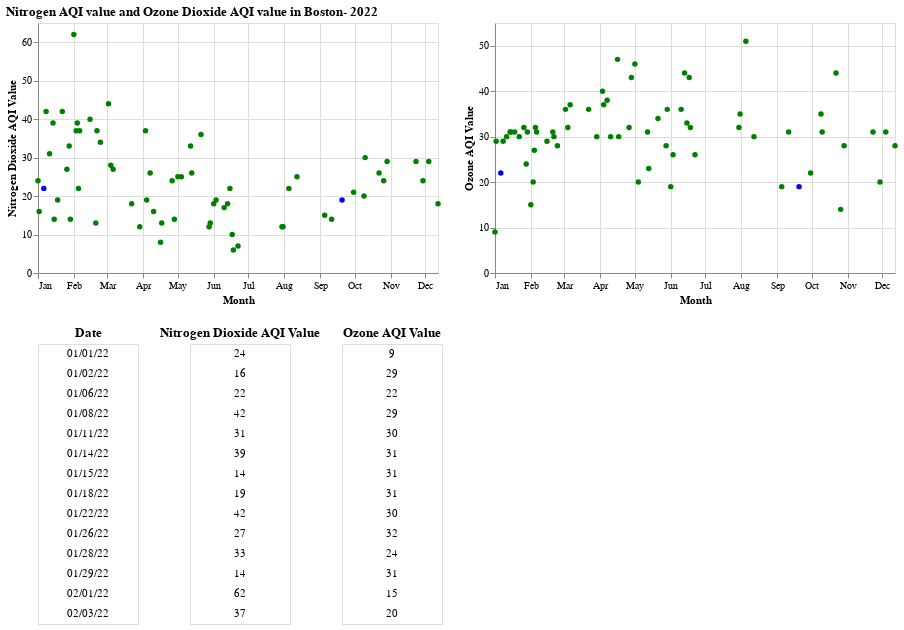

The cell this chart's notebook holds for it:
### Code cell
# Define the brush selection
brush = alt.selection_interval(encodings=['x', 'y'])

# Base chart for scatter plot
base = alt.Chart(merged_df4).mark_circle().encode(
    x=alt.X('Date:T', axis=alt.Axis(title='Month', format='%b'), timeUnit='monthdate'),
    opacity=alt.condition(brush,alt.value(1.0),alt.value(0.5))
).add_params(
    brush
).properties(
    width=400,
    height=250
)




# Scatter plot for Nitrogen Dioxide AQI Value
max_index = merged_df4['Nitrogen Dioxide AQI Value'].idxmax()

# Scatter plot for Nitrogen Dioxide AQI Value
chart_nitrogen = base.encode(
    y='Nitrogen Dioxide AQI Value',
    color=alt.condition(
        alt.datum['Nitrogen Dioxide AQI Value'] == alt.expr.max(alt.datum['Ozone AQI Value']),
        alt.value('blue'),  
        alt.value('green')  
    

),tooltip=[alt.Tooltip('Date:T', title='Date', format='%d/%m/%y'),'Nitrogen Dioxide AQI Value:Q']
                        
                            )

# Scatter plot for Ozone AQI Value
chart_ozone = base.encode(
    y='Ozone AQI Value', 
    color=alt.condition(
    alt.datum['Ozone AQI Value'] == alt.expr.max(alt.datum['Nitrogen Dioxide AQI Value']),
    alt.value('blue'),  
    alt.value('green')
),tooltip=[alt.Tooltip('Date:T', title='Date', format='%d/%m/%y'), 'Ozone AQI Value:Q']
                         )



# Combine scatter plots vertically
chart_nitrogen_and_ozone = alt.hconcat(chart_nitrogen, chart_ozone)

# Data tables
ranked_text = alt.Chart(merged_df4).mark_text(align='center').encode(
    y=alt.Y('row_number:O').axis(None)
).transform_filter(
    brush
).transform_window(
    row_number='row_number()'
).transform_filter(
    alt.datum.row_number < 15
)



name = ranked_text.encode(text='Site Name:N').properties(
    width=200,
    title=alt.Title(text='Site Name', align='center')
)
ndAQI = ranked_text.encode(text='Nitrogen Dioxide AQI Value:N').properties(
    width=100,
    title=alt.Title(text='Nitrogen Dioxide AQI Value', align='center')
)
ozAQI = ranked_text.encode(text='Ozone AQI Value:N').properties(
    width=100,
    title=alt.Title(text='Ozone AQI Value', align='center')
)
date = ranked_text.encode(text=alt.Text('Date:T', format='%m/%d/%y')).properties(
    width=100,
    title=alt.Title(text='Date', align='center')
)

text = alt.hconcat(date) # Combine data tables
text2 = alt.hconcat(ndAQI, ozAQI)
text3 = alt.hconcat(text, text2)

# Combine scatter plots and data tables horizontally
chart_nitrogen_and_ozone_with_table = alt.vconcat(chart_nitrogen_and_ozone, text3)

# Set the title
chart_nitrogen_and_ozone_with_table = chart_nitrogen_and_ozone_with_table.properties(
    title="Nitrogen AQI value and Ozone Dioxide AQI value in Boston- 2022"
)

chart_nitrogen_and_ozone_with_table

### Figure 1 — Vega-Lite specification as saved in the notebook (floating-point values rounded to 4 significant figures)
{"config": {"view": {"continuousWidth": 300, "continuousHeight": 300}}, "vconcat": [{"hconcat": [{"mark": {"type": "circle"}, "encoding": {"color": {"condition": {"test": "(datum['Nitrogen Dioxide AQI Value'] === max(datum['Ozone AQI Value']))", "value": "blue"}, "value": "green"}, "opacity": {"condition": {"param": "param_6", "value": 1.0}, "value": 0.5}, "tooltip": [{"field": "Date", "format": "%d/%m/%y", "title": "Date", "type": "temporal"}, {"field": "Nitrogen Dioxide AQI Value", "type": "quantitative"}], "x": {"axis": {"format": "%b", "title": "Month"}, "field": "Date", "timeUnit": "monthdate", "type": "temporal"}, "y": {"field": "Nitrogen Dioxide AQI Value", "type": "quantitative"}}, "height": 250, "name": "view_11", "width": 400}, {"mark": {"type": "circle"}, "encoding": {"color": {"condition": {"test": "(datum['Ozone AQI Value'] === max(datum['Nitrogen Dioxide AQI Value']))", "value": "blue"}, "value": "green"}, "opacity": {"condition": {"param": "param_6", "value": 1.0}, "value": 0.5}, "tooltip": [{"field": "Date", "format": "%d/%m/%y", "title": "Date", "type": "temporal"}, {"field": "Ozone AQI Value", "type": "quantitative"}], "x": {"axis": {"format": "%b", "title": "Month"}, "field": "Date", "timeUnit": "monthdate", "type": "temporal"}, "y": {"field": "Ozone AQI Value", "type": "quantitative"}}, "height": 250, "name": "view_12", "width": 400}]}, {"hconcat": [{"hconcat": [{"mark": {"type": "text", "align": "center"}, "encoding": {"text": {"field": "Date", "format": "%m/%d/%y", "type": "temporal"}, "y": {"axis": null, "field": "row_number", "type": "ordinal"}}, "title": {"text": "Date", "align": "center"}, "transform": [{"filter": {"param": "param_6"}}, {"window": [{"op": "row_number", "field": "", "as": "row_number"}]}, {"filter": "(datum.row_number < 15)"}], "width": 100}]}, {"hconcat": [{"mark": {"type": "text", "align": "center"}, "encoding": {"text": {"field": "Nitrogen Dioxide AQI Value", "type": "nominal"}, "y": {"axis": null, "field": "row_number", "type": "ordinal"}}, "title": {"text": "Nitrogen Dioxide AQI Value", "align": "center"}, "transform": [{"filter": {"param": "param_6"}}, {"window": [{"op": "row_number", "field": "", "as": "row_number"}]}, {"filter": "(datum.row_number < 15)"}], "width": 100}, {"mark": {"type": "text", "align": "center"}, "encoding": {"text": {"field": "Ozone AQI Value", "type": "nominal"}, "y": {"axis": null, "field": "row_number", "type": "ordinal"}}, "title": {"text": "Ozone AQI Value", "align": "center"}, "transform": [{"filter": {"param": "param_6"}}, {"window": [{"op": "row_number", "field": "", "as": "row_number"}]}, {"filter": "(datum.row_number < 15)"}], "width": 100}]}]}], "data": {"name": "data-d7bc2017f03d908ee9eeb3e75646dd30"}, "params": [{"name": "param_6", "select": {"type": "interval", "encodings": ["x", "y"]}, "views": ["view_11", "view_12"]}], "title": "Nitrogen AQI value and Ozone Dioxide AQI value in Boston- 2022", "$schema": "https://vega.github.io/schema/vega-lite/v5.8.0.json", "datasets": {"data-d7bc2017f03d908ee9eeb3e75646dd30": [{"Date": "01/01/2022", "Ozone AQI Value": 9.0, "Site Name": "Dudley Square Roxbury", "Nitrogen Dioxide AQI Value": 24.0, "PM2.5 AQI Value": null, "PM10 AQI Value": null, "Carbon Monoxide AQI Value": null, "Main Pollutant": null}, {"Date": "01/02/2022", "Ozone AQI Value": 29.0, "Site Name": "Dudley Square Roxbury", "Nitrogen Dioxide AQI Value": 16.0, "PM2.5 AQI Value": null, "PM10 AQI Value": null, "Carbon Monoxide AQI Value": null, "Main Pollutant": null}, {"Date": "01/06/2022", "Ozone AQI Value": 22.0, "Site Name": "Dudley Square Roxbury", "Nitrogen Dioxide AQI Value": 22.0, "PM2.5 AQI Value": null, "PM10 AQI Value": null, "Carbon Monoxide AQI Value": null, "Main Pollutant": null}, {"Date": "01/08/2022", "Ozone AQI Value": 29.0, "Site Name": "Dudley Square Roxbury", "Nitrogen Dioxide AQI Value": 42.0, "PM2.5 AQI Value": null, "PM10 AQI Value": 12.0, "Carbon Monoxide AQI Value": null, "Main Pollutant": null}, {"Date": "01/11/2022", "Ozone AQI Value": 30.0, "Site Name": "Dudley Square Roxbury", "Nitrogen Dioxide AQI Value": 31.0, "PM2.5 AQI Value": null, "PM10 AQI Value": 35.0, "Carbon Monoxide AQI Value": null, "Main Pollutant": null}, {"Date": "01/14/2022", "Ozone AQI Value": 31.0, "Site Name": "Dudley Square Roxbury", "Nitrogen Dioxide AQI Value": 39.0, "PM2.5 AQI Value": null, "PM10 AQI Value": 22.0, "Carbon Monoxide AQI Value": 11.0, "Main Pollutant": null}, {"Date": "01/15/2022", "Ozone AQI Value": 31.0, "Site Name": "Dudley Square Roxbury", "Nitrogen Dioxide AQI Value": 14.0, "PM2.5 AQI Value": null, "PM10 AQI Value": null, "Carbon Monoxide AQI Value": null, "Main Pollutant": null}, {"Date": "01/18/2022", "Ozone AQI Value": 31.0, "Site Name": "Dudley Square Roxbury", "Nitrogen Dioxide AQI Value": 19.0, "PM2.5 AQI Value": null, "PM10 AQI Value": null, "Carbon Monoxide AQI Value": null, "Main Pollutant": null}, {"Date": "01/22/2022", "Ozone AQI Value": 30.0, "Site Name": "Dudley Square Roxbury", "Nitrogen Dioxide AQI Value": 42.0, "PM2.5 AQI Value": null, "PM10 AQI Value": null, "Carbon Monoxide AQI Value": null, "Main Pollutant": null}, {"Date": "01/26/2022", "Ozone AQI Value": 32.0, "Site Name": "Dudley Square Roxbury", "Nitrogen Dioxide AQI Value": 27.0, "PM2.5 AQI Value": 33.0, "PM10 AQI Value": 16.0, "Carbon Monoxide AQI Value": null, "Main Pollutant": null}, {"Date": "01/28/2022", "Ozone AQI Value": 24.0, "Site Name": "Dudley Square Roxbury", "Nitrogen Dioxide AQI Value": 33.0, "PM2.5 AQI Value": null, "PM10 AQI Value": null, "Carbon Monoxide AQI Value": null, "Main Pollutant": null}, {"Date": "01/29/2022", "Ozone AQI Value": 31.0, "Site Name": "Dudley Square Roxbury", "Nitrogen Dioxide AQI Value": 14.0, "PM2.5 AQI Value": null, "PM10 AQI Value": 9.0, "Carbon Monoxide AQI Value": 3.0, "Main Pollutant": null}, {"Date": "02/01/2022", "Ozone AQI Value": 15.0, "Site Name": "Dudley Square Roxbury", "Nitrogen Dioxide AQI Value": 62.0, "PM2.5 AQI Value": null, "PM10 AQI Value": 20.0, "Carbon Monoxide AQI Value": 15.0, "Main Pollutant": null}, {"Date": "02/03/2022", "Ozone AQI Value": 20.0, "Site Name": "Dudley Square Roxbury", "Nitrogen Dioxide AQI Value": 37.0, "PM2.5 AQI Value": null, "PM10 AQI Value": null, "Carbon Monoxide AQI Value": 9.0, "Main Pollutant": null}, {"Date": "02/04/2022", "Ozone AQI Value": 27.0, "Site Name": "Dudley Square Roxbury", "Nitrogen Dioxide AQI Value": 39.0, "PM2.5 AQI Value": null, "PM10 AQI Value": 7.0, "Carbon Monoxide AQI Value": 8.0, "Main Pollutant": null}, {"Date": "02/05/2022", "Ozone AQI Value": 32.0, "Site Name": "Dudley Square Roxbury", "Nitrogen Dioxide AQI Value": 22.0, "PM2.5 AQI Value": null, "PM10 AQI Value": null, "Carbon Monoxide AQI Value": null, "Main Pollutant": null}, {"Date": "02/06/2022", "Ozone AQI Value": 31.0, "Site Name": "Dudley Square Roxbury", "Nitrogen Dioxide AQI Value": 37.0, "PM2.5 AQI Value": null, "PM10 AQI Value": null, "Carbon Monoxide AQI Value": null, "Main Pollutant": null}, {"Date": "02/15/2022", "Ozone AQI Value": 29.0, "Site Name": "Dudley Square Roxbury", "Nitrogen Dioxide AQI Value": 40.0, "PM2.5 AQI Value": null, "PM10 AQI Value": null, "Carbon Monoxide AQI Value": null, "Main Pollutant": null}, {"Date": "02/20/2022", "Ozone AQI Value": 31.0, "Site Name": "Dudley Square Roxbury", "Nitrogen Dioxide AQI Value": 13.0, "PM2.5 AQI Value": null, "PM10 AQI Value": null, "Carbon Monoxide AQI Value": null, "Main Pollutant": null}, {"Date": "02/21/2022", "Ozone AQI Value": 30.0, "Site Name": "Dudley Square Roxbury", "Nitrogen Dioxide AQI Value": 37.0, "PM2.5 AQI Value": null, "PM10 AQI Value": null, "Carbon Monoxide AQI Value": null, "Main Pollutant": null}, {"Date": "02/24/2022", "Ozone AQI Value": 28.0, "Site Name": "Dudley Square Roxbury", "Nitrogen Dioxide AQI Value": 34.0, "PM2.5 AQI Value": null, "PM10 AQI Value": null, "Carbon Monoxide AQI Value": null, "Main Pollutant": null}, {"Date": "03/02/2022", "Ozone AQI Value": 36.0, "Site Name": "Dudley Square Roxbury", "Nitrogen Dioxide AQI Value": 44.0, "PM2.5 AQI Value": null, "PM10 AQI Value": null, "Carbon Monoxide AQI Value": null, "Main Pollutant": null}, {"Date": "03/04/2022", "Ozone AQI Value": 32.0, "Site Name": "Dudley Square Roxbury", "Nitrogen Dioxide AQI Value": 28.0, "PM2.5 AQI Value": null, "PM10 AQI Value": null, "Carbon Monoxide AQI Value": null, "Main Pollutant": null}, {"Date": "03/06/2022", "Ozone AQI Value": 37.0, "Site Name": "Dudley Square Roxbury", "Nitrogen Dioxide AQI Value": 27.0, "PM2.5 AQI Value": null, "PM10 AQI Value": 15.0, "Carbon Monoxide AQI Value": null, "Main Pollutant": null}, {"Date": "03/22/2022", "Ozone AQI Value": 36.0, "Site Name": "Dudley Square Roxbury", "Nitrogen Dioxide AQI Value": 18.0, "PM2.5 AQI Value": null, "PM10 AQI Value": null, "Carbon Monoxide AQI Value": null, "Main Pollutant": null}, {"Date": "03/29/2022", "Ozone AQI Value": 30.0, "Site Name": "Dudley Square Roxbury", "Nitrogen Dioxide AQI Value": 12.0, "PM2.5 AQI Value": null, "PM10 AQI Value": null, "Carbon Monoxide AQI Value": null, "Main Pollutant": null}, {"Date": "04/03/2022", "Ozone AQI Value": 40.0, "Site Name": "Dudley Square Roxbury", "Nitrogen Dioxide AQI Value": 37.0, "PM2.5 AQI Value": null, "PM10 AQI Value": null, "Carbon Monoxide AQI Value": null, "Main Pollutant": null}, {"Date": "04/04/2022", "Ozone AQI Value": 37.0, "Site Name": "Dudley Square Roxbury", "Nitrogen Dioxide AQI Value": 19.0, "PM2.5 AQI Value": null, "PM10 AQI Value": null, "Carbon Monoxide AQI Value": null, "Main Pollutant": null}, {"Date": "04/07/2022", "Ozone AQI Value": 38.0, "Site Name": "Dudley Square Roxbury", "Nitrogen Dioxide AQI Value": 26.0, "PM2.5 AQI Value": null, "PM10 AQI Value": null, "Carbon Monoxide AQI Value": null, "Main Pollutant": null}, {"Date": "04/10/2022", "Ozone AQI Value": 30.0, "Site Name": "Dudley Square Roxbury", "Nitrogen Dioxide AQI Value": 16.0, "PM2.5 AQI Value": null, "PM10 AQI Value": null, "Carbon Monoxide AQI Value": null, "Main Pollutant": null}, {"Date": "04/16/2022", "Ozone AQI Value": 47.0, "Site Name": "Dudley Square Roxbury", "Nitrogen Dioxide AQI Value": 8.0, "PM2.5 AQI Value": null, "PM10 AQI Value": null, "Carbon Monoxide AQI Value": null, "Main Pollutant": null}, {"Date": "04/17/2022", "Ozone AQI Value": 30.0, "Site Name": "Dudley Square Roxbury", "Nitrogen Dioxide AQI Value": 13.0, "PM2.5 AQI Value": null, "PM10 AQI Value": 5.0, "Carbon Monoxide AQI Value": null, "Main Pollutant": null}, {"Date": "04/26/2022", "Ozone AQI Value": 32.0, "Site Name": "Dudley Square Roxbury", "Nitrogen Dioxide AQI Value": 24.0, "PM2.5 AQI Value": null, "PM10 AQI Value": 9.0, "Carbon Monoxide AQI Value": null, "Main Pollutant": null}, {"Date": "04/28/2022", "Ozone AQI Value": 43.0, "Site Name": "Dudley Square Roxbury", "Nitrogen Dioxide AQI Value": 14.0, "PM2.5 AQI Value": null, "PM10 AQI Value": null, "Carbon Monoxide AQI Value": null, "Main Pollutant": null}, {"Date": "05/01/2022", "Ozone AQI Value": 46.0, "Site Name": "Dudley Square Roxbury", "Nitrogen Dioxide AQI Value": 25.0, "PM2.5 AQI Value": null, "PM10 AQI Value": null, "Carbon Monoxide AQI Value": null, "Main Pollutant": null}, {"Date": "05/04/2022", "Ozone AQI Value": 20.0, "Site Name": "Dudley Square Roxbury", "Nitrogen Dioxide AQI Value": 25.0, "PM2.5 AQI Value": null, "PM10 AQI Value": null, "Carbon Monoxide AQI Value": null, "Main Pollutant": null}, {"Date": "05/12/2022", "Ozone AQI Value": 31.0, "Site Name": "Dudley Square Roxbury", "Nitrogen Dioxide AQI Value": 33.0, "PM2.5 AQI Value": null, "PM10 AQI Value": null, "Carbon Monoxide AQI Value": 2.0, "Main Pollutant": null}, {"Date": "05/13/2022", "Ozone AQI Value": 23.0, "Site Name": "Dudley Square Roxbury", "Nitrogen Dioxide AQI Value": 26.0, "PM2.5 AQI Value": null, "PM10 AQI Value": null, "Carbon Monoxide AQI Value": 2.0, "Main Pollutant": null}, {"Date": "05/21/2022", "Ozone AQI Value": 34.0, "Site Name": "Dudley Square Roxbury", "Nitrogen Dioxide AQI Value": 36.0, "PM2.5 AQI Value": null, "PM10 AQI Value": null, "Carbon Monoxide AQI Value": null, "Main Pollutant": null}, {"Date": "05/28/2022", "Ozone AQI Value": 28.0, "Site Name": "Dudley Square Roxbury", "Nitrogen Dioxide AQI Value": 12.0, "PM2.5 AQI Value": null, "PM10 AQI Value": null, "Carbon Monoxide AQI Value": null, "Main Pollutant": null}, {"Date": "05/29/2022", "Ozone AQI Value": 36.0, "Site Name": "Dudley Square Roxbury", "Nitrogen Dioxide AQI Value": 13.0, "PM2.5 AQI Value": null, "PM10 AQI Value": 9.0, "Carbon Monoxide AQI Value": null, "Main Pollutant": null}, {"Date": "06/01/2022", "Ozone AQI Value": 19.0, "Site Name": "Dudley Square Roxbury", "Nitrogen Dioxide AQI Value": 18.0, "PM2.5 AQI Value": 25.0, "PM10 AQI Value": 10.0, "Carbon Monoxide AQI Value": 2.0, "Main Pollutant": null}, {"Date": "06/03/2022", "Ozone AQI Value": 26.0, "Site Name": "Dudley Square Roxbury", "Nitrogen Dioxide AQI Value": 19.0, "PM2.5 AQI Value": null, "PM10 AQI Value": null, "Carbon Monoxide AQI Value": 1.0, "Main Pollutant": null}, {"Date": "06/10/2022", "Ozone AQI Value": 36.0, "Site Name": "Dudley Square Roxbury", "Nitrogen Dioxide AQI Value": 17.0, "PM2.5 AQI Value": null, "PM10 AQI Value": 7.0, "Carbon Monoxide AQI Value": null, "Main Pollutant": null}, {"Date": "06/13/2022", "Ozone AQI Value": 44.0, "Site Name": "Dudley Square Roxbury", "Nitrogen Dioxide AQI Value": 18.0, "PM2.5 AQI Value": null, "PM10 AQI Value": 10.0, "Carbon Monoxide AQI Value": null, "Main Pollutant": null}, {"Date": "06/15/2022", "Ozone AQI Value": 33.0, "Site Name": "Dudley Square Roxbury", "Nitrogen Dioxide AQI Value": 22.0, "PM2.5 AQI Value": null, "PM10 AQI Value": null, "Carbon Monoxide AQI Value": 2.0, "Main Pollutant": null}, {"Date": "06/17/2022", "Ozone AQI Value": 43.0, "Site Name": "Dudley Square Roxbury", "Nitrogen Dioxide AQI Value": 10.0, "PM2.5 AQI Value": null, "PM10 AQI Value": null, "Carbon Monoxide AQI Value": null, "Main Pollutant": null}, {"Date": "06/18/2022", "Ozone AQI Value": 32.0, "Site Name": "Dudley Square Roxbury", "Nitrogen Dioxide AQI Value": 6.0, "PM2.5 AQI Value": null, "PM10 AQI Value": null, "Carbon Monoxide AQI Value": null, "Main Pollutant": null}, {"Date": "06/22/2022", "Ozone AQI Value": 26.0, "Site Name": "Dudley Square Roxbury", "Nitrogen Dioxide AQI Value": 7.0, "PM2.5 AQI Value": null, "PM10 AQI Value": 20.0, "Carbon Monoxide AQI Value": null, "Main Pollutant": null}, {"Date": "07/30/2022", "Ozone AQI Value": 32.0, "Site Name": "Dudley Square Roxbury", "Nitrogen Dioxide AQI Value": 12.0, "PM2.5 AQI Value": null, "PM10 AQI Value": null, "Carbon Monoxide AQI Value": null, "Main Pollutant": null}, {"Date": "07/31/2022", "Ozone AQI Value": 35.0, "Site Name": "Dudley Square Roxbury", "Nitrogen Dioxide AQI Value": 12.0, "PM2.5 AQI Value": null, "PM10 AQI Value": 6.0, "Carbon Monoxide AQI Value": null, "Main Pollutant": null}, {"Date": "08/05/2022", "Ozone AQI Value": 51.0, "Site Name": "Dudley Square Roxbury", "Nitrogen Dioxide AQI Value": 22.0, "PM2.5 AQI Value": null, "PM10 AQI Value": null, "Carbon Monoxide AQI Value": null, "Main Pollutant": null}, {"Date": "08/12/2022", "Ozone AQI Value": 30.0, "Site Name": "Dudley Square Roxbury", "Nitrogen Dioxide AQI Value": 25.0, "PM2.5 AQI Value": null, "PM10 AQI Value": 8.0, "Carbon Monoxide AQI Value": null, "Main Pollutant": null}, {"Date": "09/05/2022", "Ozone AQI Value": 19.0, "Site Name": "Dudley Square Roxbury", "Nitrogen Dioxide AQI Value": 15.0, "PM2.5 AQI Value": null, "PM10 AQI Value": 7.0, "Carbon Monoxide AQI Value": null, "Main Pollutant": null}, {"Date": "09/11/2022", "Ozone AQI Value": 31.0, "Site Name": "Dudley Square Roxbury", "Nitrogen Dioxide AQI Value": 14.0, "PM2.5 AQI Value": null, "PM10 AQI Value": 11.0, "Carbon Monoxide AQI Value": null, "Main Pollutant": null}, {"Date": "09/20/2022", "Ozone AQI Value": 19.0, "Site Name": "Dudley Square Roxbury", "Nitrogen Dioxide AQI Value": 19.0, "PM2.5 AQI Value": null, "PM10 AQI Value": 8.0, "Carbon Monoxide AQI Value": null, "Main Pollutant": null}, {"Date": "09/30/2022", "Ozone AQI Value": 22.0, "Site Name": "Dudley Square Roxbury", "Nitrogen Dioxide AQI Value": 21.0, "PM2.5 AQI Value": null, "PM10 AQI Value": null, "Carbon Monoxide AQI Value": null, "Main Pollutant": null}, {"Date": "10/09/2022", "Ozone AQI Value": 35.0, "Site Name": "Dudley Square Roxbury", "Nitrogen Dioxide AQI Value": 20.0, "PM2.5 AQI Value": null, "PM10 AQI Value": null, "Carbon Monoxide AQI Value": null, "Main Pollutant": null}, {"Date": "10/10/2022", "Ozone AQI Value": 31.0, "Site Name": "Dudley Square Roxbury", "Nitrogen Dioxide AQI Value": 30.0, "PM2.5 AQI Value": 38.0, "PM10 AQI Value": null, "Carbon Monoxide AQI Value": null, "Main Pollutant": null}, {"Date": "10/22/2022", "Ozone AQI Value": 44.0, "Site Name": "Dudley Square Roxbury", "Nitrogen Dioxide AQI Value": 26.0, "PM2.5 AQI Value": null, "PM10 AQI Value": null, "Carbon Monoxide AQI Value": null, "Main Pollutant": null}, {"Date": "10/26/2022", "Ozone AQI Value": 14.0, "Site Name": "Dudley Square Roxbury", "Nitrogen Dioxide AQI Value": 24.0, "PM2.5 AQI Value": null, "PM10 AQI Value": 8.0, "Carbon Monoxide AQI Value": 5.0, "Main Pollutant": null}, {"Date": "10/29/2022", "Ozone AQI Value": 28.0, "Site Name": "Dudley Square Roxbury", "Nitrogen Dioxide AQI Value": 29.0, "PM2.5 AQI Value": null, "PM10 AQI Value": 10.0, "Carbon Monoxide AQI Value": 10.0, "Main Pollutant": null}, {"Date": "11/23/2022", "Ozone AQI Value": 31.0, "Site Name": "Dudley Square Roxbury", "Nitrogen Dioxide AQI Value": 29.0, "PM2.5 AQI Value": null, "PM10 AQI Value": null, "Carbon Monoxide AQI Value": 7.0, "Main Pollutant": null}, {"Date": "11/29/2022", "Ozone AQI Value": 20.0, "Site Name": "Dudley Square Roxbury", "Nitrogen Dioxide AQI Value": 24.0, "PM2.5 AQI Value": 19.0, "PM10 AQI Value": null, "Carbon Monoxide AQI Value": null, "Main Pollutant": null}, {"Date": "12/04/2022", "Ozone AQI Value": 31.0, "Site Name": "Dudley Square Roxbury", "Nitrogen Dioxide AQI Value": 29.0, "PM2.5 AQI Value": 20.0, "PM10 AQI Value": 6.0, "Carbon Monoxide AQI Value": null, "Main Pollutant": null}, {"Date": "12/12/2022", "Ozone AQI Value": 28.0, "Site Name": "Dudley Square Roxbury", "Nitrogen Dioxide AQI Value": 18.0, "PM2.5 AQI Value": null, "PM10 AQI Value": null, "Carbon Monoxide AQI Value": 3.0, "Main Pollutant": null}]}}
